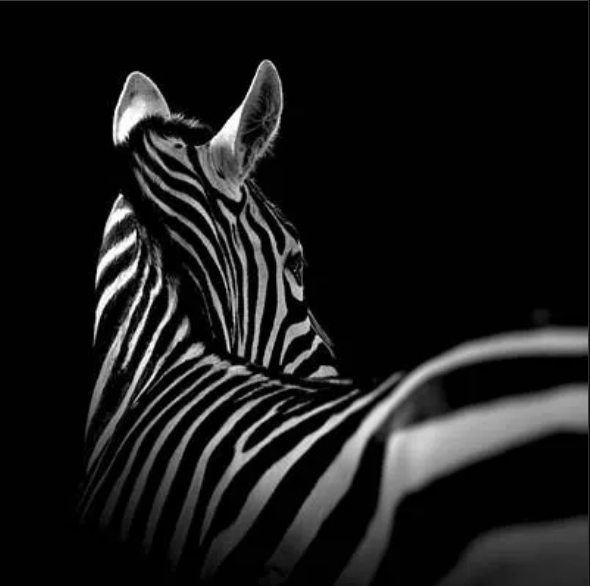
#> input picture submission/YASMIN-SEKH/Feature Addition NumberMyImage/img.png, 590 x 586 px
$ python number_my_image.py
#> lines starting #> are read from the running program, lines starting #| are printed output that depends on the picture
#> the answer given: img.png
#> the answer given: out.png
import base64
from PIL import Image
import os
import logging
import sys

# Configure logging for debugging
logging.basicConfig(level=logging.INFO, format="%(asctime)s - %(levelname)s - %(message)s")


def convert_image_to_base64(image_path: str) -> str:
    """
    Converts a black-and-white bitmap image to a numerical representation and encodes it in base64.

    Parameters:
        image_path (str): Path to the input image.

    Returns:
        str: Base64-encoded representation of the image.
    """
#> called with image_path = 'img.png'
    try:
        # Check if the file exists
        if not os.path.exists(image_path):
            raise FileNotFoundError(f"File not found: {image_path}")

        # Open the image
        logging.info("Opening image...")
        img = Image.open(image_path)
#> img is the input picture: PIL image 590x586 RGBA; mean R, G, B, A 25.9, 25.9, 25.9, 255

        # Convert to bitmap (mode "1" for black-and-white)
        logging.info("Converting image to black-and-white bitmap...")
        img = img.convert("1")
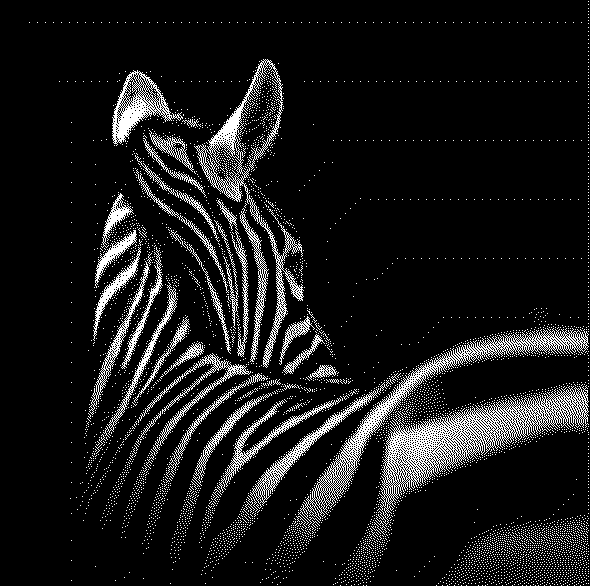
#> img: PIL image 590x586 1; 10% white in thin lines or dots

        # Get pixel data
        logging.info("Extracting pixel data...")
        pixels = list(img.getdata())
#> pixels = 345740 items

        # Create a binary string where black = 0, white = 1
        logging.info("Converting pixel data to binary...")
        binary_string = "".join("0" if pixel == 0 else "1" for pixel in pixels)

        # Split the binary string into manageable chunks
        chunk_size = 4000
        logging.info(f"Splitting binary string into chunks of size {chunk_size}...")
        decimal_chunks = [int(binary_string[i:i + chunk_size], 2) for i in range(0, len(binary_string), chunk_size)]

        # Encode each chunk to base64 and combine them
        logging.info("Encoding chunks to base64...")
        base64_chunks = [base64.b64encode(str(chunk).encode()).decode() for chunk in decimal_chunks]
#> base64_chunks = 87 items
        base64_string = "".join(base64_chunks)

        logging.info("Conversion successful!")
        return base64_string

    except FileNotFoundError as fnf_error:
        logging.error(fnf_error)
        return "Error: File not found."
    except Exception as e:
        logging.error(f"An unexpected error occurred: {e}")
        return f"Error: {e}"


def save_base64_to_file(base64_string: str, output_file: str):
    """
    Saves the base64 string to a file.

    Parameters:
        base64_string (str): Base64-encoded string.
        output_file (str): Path to the output file.
    """
    try:
        logging.info(f"Saving base64 string to {output_file}...")
        with open(output_file, "w") as f:
            f.write(base64_string)
        logging.info("Base64 string saved successfully!")
    except Exception as e:
        logging.error(f"Failed to save base64 string: {e}")


if __name__ == "__main__":
    # Input image file path
    input_image_path = input("Enter the path to the image file: ")

    # Output file to save the base64 string
    output_file_path = input("Enter the path to save the base64 string (e.g., output.txt): ")

    # Increase integer string conversion limit for large images
    sys.set_int_max_str_digits(100000)

    # Convert image to base64
    base64_result = convert_image_to_base64(input_image_path)

    if "Error" not in base64_result:
        # Save the result to a file
        save_base64_to_file(base64_result, output_file_path)
        print(f"Base64 string saved to {output_file_path}.")
    else:
        # Print the error
        print(base64_result)
